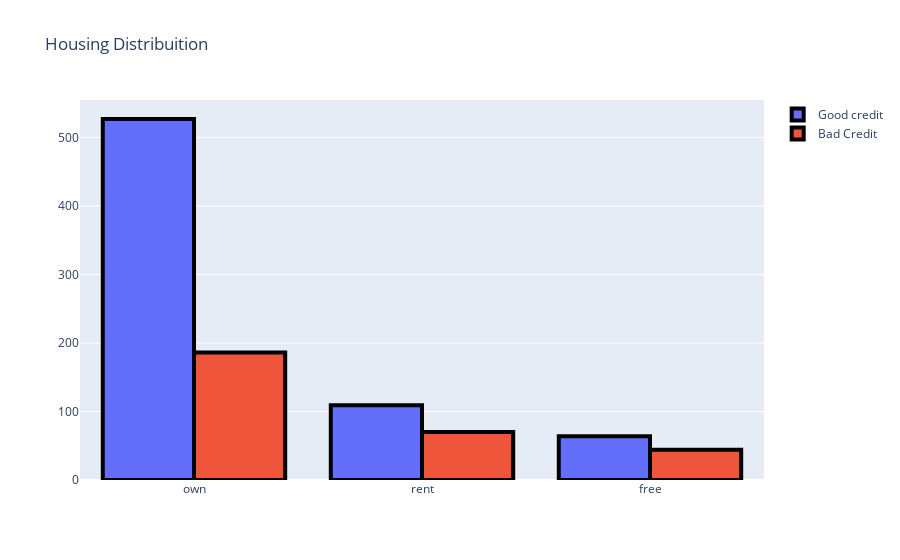

The code cell stored with this chart in its notebook:
### Code cell
#First plot
trace0 = go.Bar(
    x = df[df["Risk"]== 'good']["Housing"].value_counts().index.values,
    y = df[df["Risk"]== 'good']["Housing"].value_counts().values,
    name='Good credit'
)

#Second plot
trace1 = go.Bar(
    x = df[df["Risk"]== 'bad']["Housing"].value_counts().index.values,
    y = df[df["Risk"]== 'bad']["Housing"].value_counts().values,
    name="Bad Credit"
)

data = [trace0, trace1]

layout = go.Layout(
     title='Housing Distribuition'
)


fig = go.Figure(data=data, layout=layout)
fig.data[0].marker.line.width = 4
fig.data[0].marker.line.color = "black"
fig.data[1].marker.line.width = 4
fig.data[1].marker.line.color = "black"

py.iplot(fig, filename='Housing-Grouped')

### Figure 1 — Plotly figure (JSON) as saved in the notebook; plotly's stock layout.template omitted (floating-point values rounded to 4 significant figures)
{"data": [{"marker": {"line": {"color": "black", "width": 4}}, "name": "Good credit", "type": "bar", "x": ["own", "rent", "free"], "y": [527, 109, 64]}, {"marker": {"line": {"color": "black", "width": 4}}, "name": "Bad Credit", "type": "bar", "x": ["own", "rent", "free"], "y": [186, 70, 44]}], "layout": {"title": {"text": "Housing Distribuition"}}}
